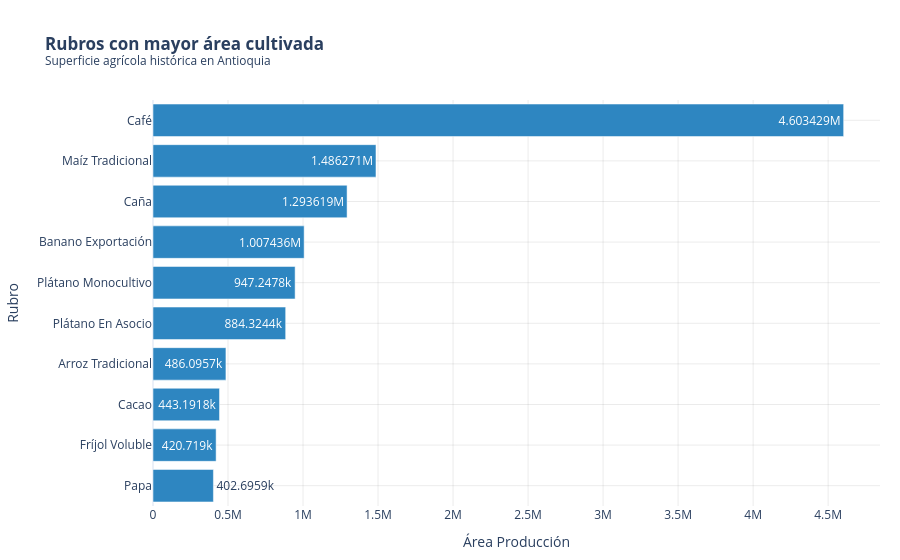

Write notebook code for a chart like this one.
### Code cell
#fig2 = func.grafica_top(df_volumen_area, columna_valor="Área Producción", titulo="Top 10 Productos por Área Histórica")
fig = func.grafica_top(
    df_volumen_area,
    "Área Producción",
    "Rubros con mayor área cultivada",
    "Volumen de Area acumulada en Antioquia"
)
fig.show()

### Figure 1 — Plotly figure (JSON) as saved in the notebook; plotly's stock layout.template omitted (floating-point values rounded to 4 significant figures)
{"data": [{"hovertemplate": "<b>Rubro:</b> %{y}<br><b>Valor:</b> %{x:,.0f}<extra></extra>", "legendgroup": "", "marker": {"color": "#2E86C1", "pattern": {"shape": ""}}, "name": "", "orientation": "h", "showlegend": false, "textposition": "auto", "texttemplate": "%{x}", "type": "bar", "x": [4603000.0, 1486000.0, 1294000.0, 1007000.0, 947200.0, 884300.0, 486100.0, 443200.0, 420700.0, 402700.0], "xaxis": "x", "y": ["Café", "Maíz Tradicional", "Caña", "Banano Exportación", "Plátano Monocultivo", "Plátano En Asocio", "Arroz Tradicional", "Cacao", "Fríjol Voluble", "Papa"], "yaxis": "y"}], "layout": {"barmode": "relative", "legend": {"orientation": "h", "tracegroupgap": 0, "x": 1, "xanchor": "right", "y": 1.02, "yanchor": "bottom"}, "margin": {"b": 20, "l": 20, "r": 20, "t": 100}, "title": {"text": "<b>Rubros con mayor área cultivada</b><br><sup>Superficie agrícola histórica en Antioquia</sup>"}, "xaxis": {"anchor": "y", "domain": [0, 1], "gridcolor": "rgba(0,0,0,0.08)", "gridwidth": 1, "showgrid": true, "title": {"text": "Área Producción"}}, "yaxis": {"anchor": "x", "categoryorder": "total ascending", "domain": [0, 1], "gridcolor": "rgba(0,0,0,0.08)", "gridwidth": 1, "showgrid": true, "title": {"text": "Rubro"}}}}
